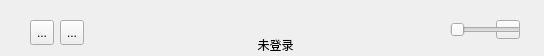
<?xml version="1.0" encoding="UTF-8"?>
<ui version="4.0">
 <class>TitleWidget</class>
 <widget class="QWidget" name="TitleWidget">
  <property name="geometry">
   <rect>
    <x>0</x>
    <y>0</y>
    <width>544</width>
    <height>56</height>
   </rect>
  </property>
  <property name="minimumSize">
   <size>
    <width>544</width>
    <height>56</height>
   </size>
  </property>
  <property name="maximumSize">
   <size>
    <width>544</width>
    <height>56</height>
   </size>
  </property>
  <property name="windowTitle">
   <string>Form</string>
  </property>
  <widget class="QLabel" name="bg">
   <property name="geometry">
    <rect>
     <x>0</x>
     <y>0</y>
     <width>544</width>
     <height>56</height>
    </rect>
   </property>
   <property name="minimumSize">
    <size>
     <width>544</width>
     <height>56</height>
    </size>
   </property>
   <property name="maximumSize">
    <size>
     <width>544</width>
     <height>56</height>
    </size>
   </property>
   <property name="styleSheet">
    <string notr="true">QLabel{background:transparent}</string>
   </property>
   <property name="text">
    <string/>
   </property>
   <property name="pixmap">
    <pixmap resource="imgs.qrc">:/img/green.png</pixmap>
   </property>
   <property name="scaledContents">
    <bool>true</bool>
   </property>
  </widget>
  <widget class="QLabel" name="title">
   <property name="geometry">
    <rect>
     <x>200</x>
     <y>16</y>
     <width>144</width>
     <height>26</height>
    </rect>
   </property>
   <property name="minimumSize">
    <size>
     <width>144</width>
     <height>26</height>
    </size>
   </property>
   <property name="maximumSize">
    <size>
     <width>144</width>
     <height>26</height>
    </size>
   </property>
   <property name="text">
    <string/>
   </property>
   <property name="pixmap">
    <pixmap resource="imgs.qrc">:/img/douban_fm_text.png</pixmap>
   </property>
   <property name="scaledContents">
    <bool>true</bool>
   </property>
  </widget>
  <widget class="QToolButton" name="exitButton">
   <property name="geometry">
    <rect>
     <x>30</x>
     <y>20</y>
     <width>24</width>
     <height>25</height>
    </rect>
   </property>
   <property name="text">
    <string>...</string>
   </property>
  </widget>
  <widget class="QToolButton" name="volumeButton">
   <property name="geometry">
    <rect>
     <x>496</x>
     <y>20</y>
     <width>24</width>
     <height>19</height>
    </rect>
   </property>
   <property name="minimumSize">
    <size>
     <width>24</width>
     <height>19</height>
    </size>
   </property>
   <property name="maximumSize">
    <size>
     <width>24</width>
     <height>19</height>
    </size>
   </property>
   <property name="styleSheet">
    <string notr="true">QToolButton{border-image: url(:/img/volume_normal.png);}
QToolButton:hover{border-image: url(:/img/volume_clicked.png);}</string>
   </property>
   <property name="text">
    <string/>
   </property>
  </widget>
  <widget class="QSlider" name="volume">
   <property name="geometry">
    <rect>
     <x>450</x>
     <y>15</y>
     <width>71</width>
     <height>29</height>
    </rect>
   </property>
   <property name="maximum">
    <number>100</number>
   </property>
   <property name="orientation">
    <enum>Qt::Horizontal</enum>
   </property>
  </widget>
  <widget class="QPushButton" name="userLogin">
   <property name="geometry">
    <rect>
     <x>230</x>
     <y>35</y>
     <width>91</width>
     <height>20</height>
    </rect>
   </property>
   <property name="font">
    <font>
     <family>文泉驿微米黑</family>
     <pointsize>9</pointsize>
    </font>
   </property>
   <property name="text">
    <string>未登录</string>
   </property>
   <property name="flat">
    <bool>true</bool>
   </property>
  </widget>
  <widget class="QToolButton" name="minimizeButton">
   <property name="geometry">
    <rect>
     <x>60</x>
     <y>20</y>
     <width>24</width>
     <height>25</height>
    </rect>
   </property>
   <property name="text">
    <string>...</string>
   </property>
  </widget>
 </widget>
 <resources>
  <include location="imgs.qrc"/>
 </resources>
 <connections/>
</ui>
